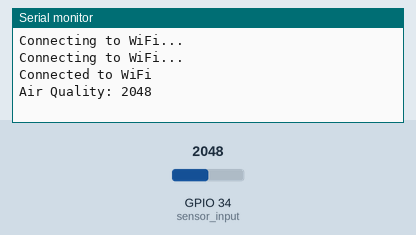
This sketch was run on a simulated ESP32. Parts: the last lines printed to the serial monitor. The inputs (shaded band) are chosen by the test bench; at power-on: GPIO 34 (sensor_input) = 2048. WiFi joins after 1.5 s; servers stay silent unless stated; uploads are accepted with an empty reply.

Above: at 3.2 s.
3.3 s: GPIO 34 (sensor_input) set to 2866
At 4.5 s:
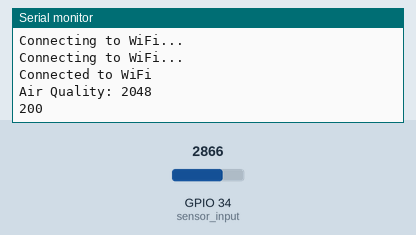
11.5 s: GPIO 34 (sensor_input) set to 3603
At 18.0 s:
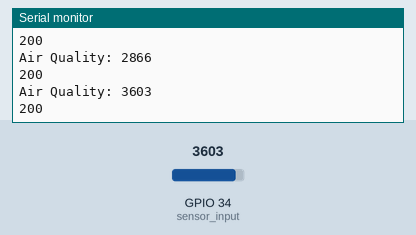
Timing chart, 0 to 19.5 s (numbered marks = the images above; inputs shaded):
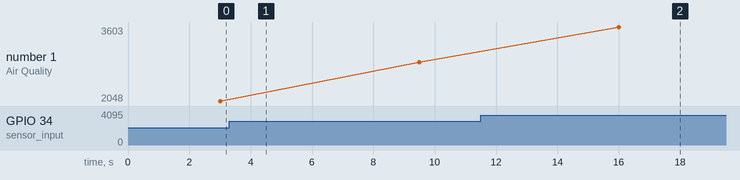

Measured:
- after the input at 11.5 s, the serial monitor: prints a new line after 4.5 s (image 2)
- plotted number 1: 2048 → 2866 after the input at 3.3 s, 2866 → 3603 after the input at 11.5 s

The sketch:

Tech_Assignment_1_GOAT_Ahmad_Hanif_Z_.ino_code.ino
```cpp
#include <WiFi.h>
#include <HTTPClient.h>

// Konstan untuk WiFi credentials
const char *WIFI_SSID = "Calx";
const char *WIFI_PASS = "Vertraulich";

// Pin assignments
int sensor_input = 34;

// Fungsi untuk membaca data analog dari air quality sensor
int get_air_quality_data() {
  int analog_data = analogRead(sensor_input);
  Serial.print("Air Quality: ");
  Serial.println(analog_data);
  delay(300);  // Allow sensor to stabilize
  return analog_data;
}

// Fungsi untuk mengirim data ke Flask API
void send_data_to_flask(int air_quality) {
  if (WiFi.status() == WL_CONNECTED) {
    HTTPClient http;
    http.begin("http://127.0.0.1:5000/api/data");  // Ganti dengan IP server Flask Anda
    http.addHeader("Content-Type", "application/json");

    String json_data = "{\"air_quality\": " + String(air_quality) + "}";
    int httpResponseCode = http.POST(json_data);

    if (httpResponseCode > 0) {
      String response = http.getString();
      Serial.println(httpResponseCode);
      Serial.println(response);
    } else {
      Serial.print("Error on sending POST: ");
      Serial.println(httpResponseCode);
    }

    http.end();
  } else {
    Serial.println("WiFi Disconnected");
  }
}

void setup() {
  Serial.begin(115200);
  WiFi.begin(WIFI_SSID, WIFI_PASS);

  while (WiFi.status() != WL_CONNECTED) {
    delay(1000);
    Serial.println("Connecting to WiFi...");
  }

  Serial.println("Connected to WiFi");
}

void loop() {
  delay(1000);
  send_data_to_flask(get_air_quality_data());
  delay(5000);
}
```
